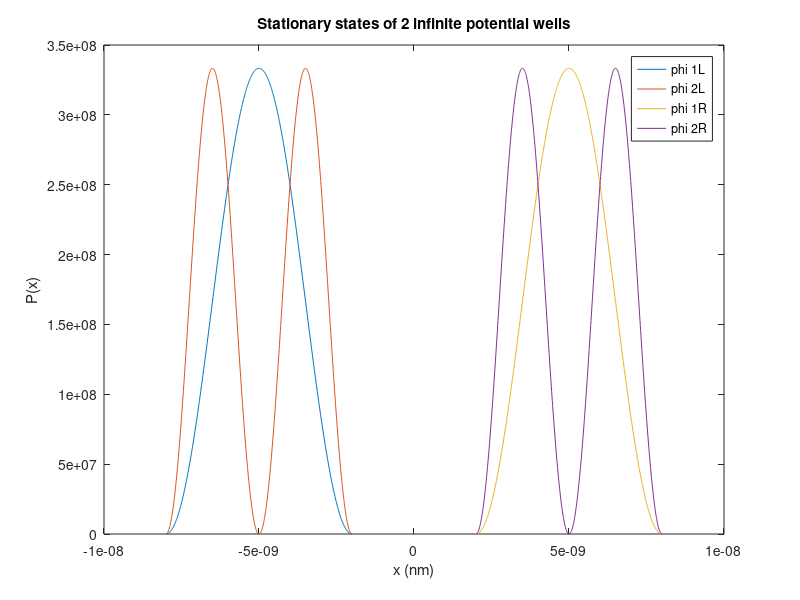

Reproduce this figure in MATLAB.
clear all
clc
close all

%% Definitions and parameters
hbar = 6.62606876e-34 / (2*pi); %Planck constant
m = 9.10938188e-31;  % electron mass
a = 6e-9;  % width of the well
l = 2e-9;

n = 1:2;
En = (n*pi*hbar).^2 / (2*m*a^2);

dx = 1e-11;
x_L = -l-a:dx:-l;
x_R = l:dx:l+a;

phi_1L = sqrt(2/a) * sin(pi * (x_L + l+a)/ a);
phi_2L = sqrt(2/a) * sin(2*pi * (x_L + l+a) / a);

phi_1R = sqrt(2/a) * sin(pi * (x_R - l) / a);
phi_2R = sqrt(2/a) * sin(2*pi * (x_R - l) / a);



%% Plot the results.    
figure(1)
%subplot(2,2,1)
plot(x_L,abs(phi_1L).^2,x_L,abs(phi_2L).^2,x_R,abs(phi_1R).^2,x_R,abs(phi_2R).^2); 
title('Stationary states of 2 infinite potential wells');
xlabel('x (nm)');
ylabel('P(x)');
legend('phi 1L','phi 2L','phi 1R','phi 2R')